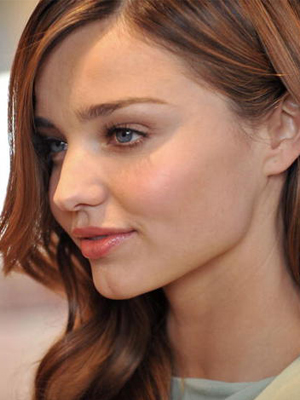
#> input picture prototype/detection/face2_input.jpg, 300 x 400 px
$ python hog3.py --img_path prototype/detection/face2_input.jpg
#> lines starting #> are read from the running program, lines starting #| are printed output that depends on the picture
# Pedestrian Detection Default
# use opencv
import cv2

# The HOG detector returns slightly larger rectangles than the real objects.
# So we slightly shrink the rectangles to get a nicer output.
def draw_detections(img, rects, thickness = 1):
    for x, y, w, h in rects:
        pad_w, pad_h = int(0.15*w), int(0.05*h)
        cv2.rectangle(img, (x+pad_w, y+pad_h), (x+w-pad_w, y+h-pad_h), (0, 255, 0), thickness)
    # return img

def visualize(args, img):
    # write & save image
    cv2.imshow('original', img) # write image
    cv2.waitKey() # for keyboard binding
    path = args.img_path.split('/')
    cv2.imwrite('{}/det_{}'.format(path[0], path[1]), img) # save image
    #cv2.destroyAllWindows() # clean up

def pixelize(img, found):
    # 人の数だけ処理を実行
    if len(found) > 0:
        for rect in found:
            #矩形描画
            cv2.rectangle(img, tuple(rect[0:2]),tuple(rect[0:2]+rect[2:4]), (255,255,255),3)

            cut_img = img[rect[1]:rect[1]+rect[3],rect[0]:rect[0]+rect[2]]
            cut_img = cv2.resize(cut_img,(rect[2]//20, rect[3]//20))
            cut_img = cv2.resize(cut_img,(rect[2], rect[3]),cv2.INTER_NEAREST)

            img[rect[1]:rect[1]+rect[3],rect[0]:rect[0]+rect[2]] = cut_img
    print(found)

def PD_face(args):
    img = cv2.imread(args.img_path) # read image
#> img is the input picture: shape (400, 300, 3); mean B, G, R 87.3, 106.3, 146.5
    cascade_path="/Users/tanimu//.pyenv/versions/miniconda3-latest/pkgs/opencv-3.3.1-py36h60a5f38_1/share/OpenCV/haarcascades/haarcascade_frontalface_default.xml"
    cascade = cv2.CascadeClassifier(cascade_path)
    facerect = cascade.detectMultiScale(img, scaleFactor=1.1, minNeighbors=1, minSize=(100, 100))
#> facerect = [[10, 35, 258, 258]]
    # draw_detections(img, facerect)
    pixelize(img, facerect)
#> the loop in pixelize, `for rect in found:` made 1 pass
#> pass 1, in pixelize, `cut_img = img[rect[1]:rect[1]+rect[3],rect[0]:rect[0]+rect[2]]`:
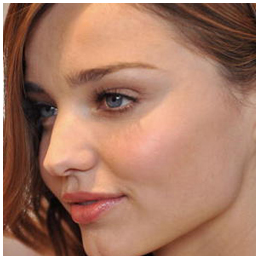
#> cut_img: shape (258, 258, 3); mean B, G, R 101, 121.5, 166.4
#> pass 1, in pixelize, `cut_img = cv2.resize(cut_img,(rect[2], rect[3]),cv2.INTER_NEAREST)`:
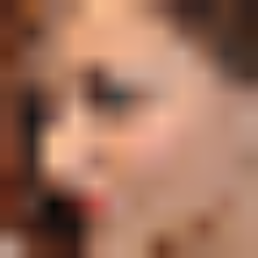
#> cut_img: shape (258, 258, 3); mean B, G, R 92.6, 113.6, 159.9
#> after the loop in pixelize, `for rect in found:`:
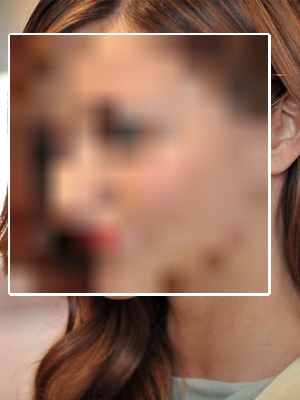
#> img: shape (400, 300, 3); mean B, G, R 90, 108.5, 147.9
#| [[ 10  35 258 258]]
    visualize(args, img)

#Default detector (using INRIA Person Dataset)
def PD_default(args):
    img = cv2.imread(args.img_path) # read image
    hog = cv2.HOGDescriptor() # derive HOG features
    hog.setSVMDetector(cv2.HOGDescriptor_getDefaultPeopleDetector()) # SVM

    # pedestrian detection
    if not img is None:
        found, w = hog.detectMultiScale(img, hitThreshold=args.hit_thresh, winStride=(8,8), padding=(0,0), scale=1.05, finalThreshold=2)
        pixelize(img, found)
        # draw_detections(img, found) # draw rectangles
        visualize(args, img)

# Daimler detector (using Daimler Pedestrian Detection Benchmark Dataset)
def PD_daimler(filename):
    img = cv2.imread(filename) # read image
    hog = cv2.HOGDescriptor((48,96), (16,16), (8,8), (8,8), 9) # derive HOG features
    hog.setSVMDetector(cv2.HOGDescriptor_getDaimlerPeopleDetector()) # SVM

    # pedestrian detection
    found, w = hog.detectMultiScale(img, hitThreshold=0, winStride=(8,8), padding=(32,32), scale=1.05, finalThreshold=2)
    draw_detections(img, found) # draw rectangles
    visalize(args, img)


if __name__ == '__main__':
    import argparse

    parser = argparse.ArgumentParser(description='input img path')
    parser.add_argument('--img_path', type=str, default='images/test.jpg', help='img path')
    parser.add_argument('--hit_thresh', type=float, default=0.0, help='hit threshold')
    parser.add_argument('--model', type=str, default='face', help='which model you use')
    args = parser.parse_args()

    if args.model == 'face':
        PD_face(args)
    elif args.model == 'people':
        PD_default(args)
